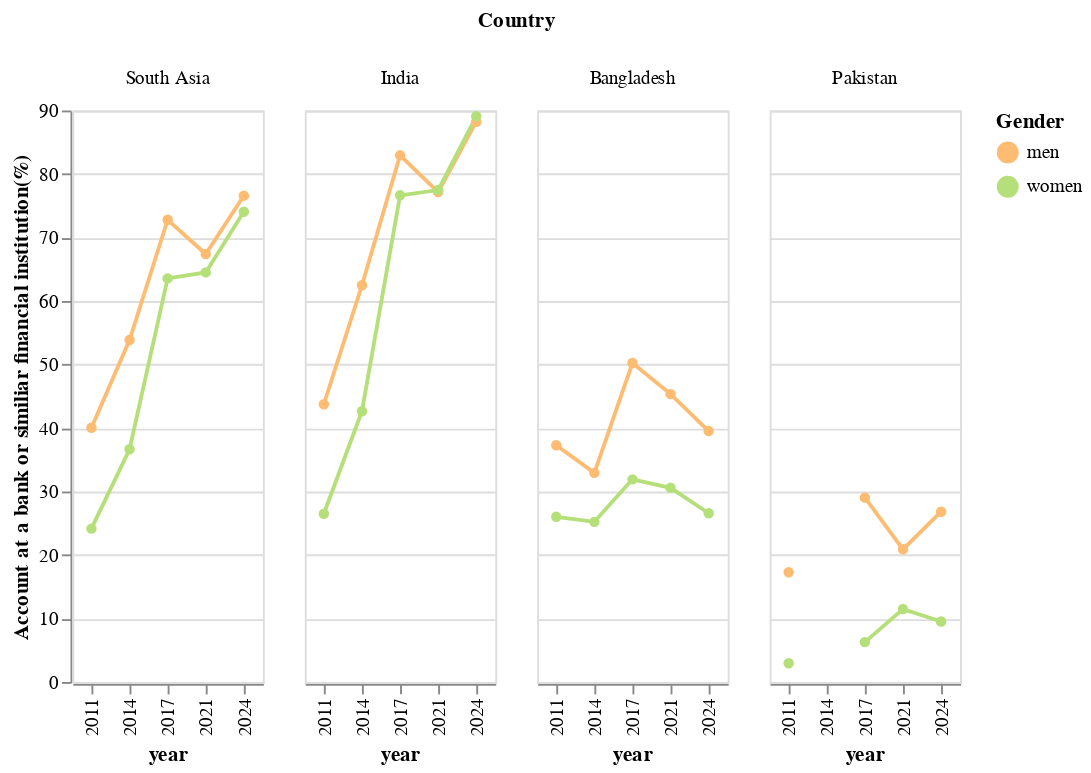

Notebook code for this chart:
### Code cell
def account_owenership_gender_gaps(df):
    gender_df = df.filter(pl.col('group') == 'gender')
    account_gender_gap = alt.Chart(gender_df).mark_line(point = True).encode(
        x = 'year:N', 
        y = alt.Y('fiaccount_t_d:Q',title = 'Account at a bank or similiar financial institution(%)'),
        color = alt.Color('group2').scale(scheme = 'redyellowgreen').title('Gender'), 
        column = alt.Column('countrynewwb', title = 'Country', sort = south_asia_countries)
        
    )
    return account_gender_gap
account_owenership_gender_gaps(filter_south_asia(process_data(), True))

### Figure 1 — Vega-Lite specification as saved in the notebook (floating-point values rounded to 4 significant figures)
{"config": {"view": {"continuousWidth": 300, "continuousHeight": 300}}, "data": {"name": "data-d12b8e5ba46113a48613a920994e3840"}, "mark": {"type": "line", "point": true}, "encoding": {"color": {"field": "group2", "scale": {"scheme": "redyellowgreen"}, "title": "Gender", "type": "nominal"}, "column": {"field": "countrynewwb", "sort": ["South Asia", "India", "Bangladesh", "Pakistan"], "title": "Country", "type": "nominal"}, "x": {"field": "year", "type": "nominal"}, "y": {"field": "fiaccount_t_d", "title": "Account at a bank or similiar financial institution(%)", "type": "quantitative"}}, "$schema": "https://vega.github.io/schema/vega-lite/v5.20.1.json", "datasets": {"data-d12b8e5ba46113a48613a920994e3840": [{"countrynewwb": "Bangladesh", "codewb": "BGD", "year": 2011, "pop_adult": "100376575", "regionwb24_hi": "South Asia (excluding high income)", "incomegroupwb24": "Lower middle income", "group": "gender", "group2": "men", "account_t_d": 37.29, "fiaccount_t_d": 37.29, "mobileaccount_t_d": null, "fin11a": null, "fin11b": null, "fin11c": null, "fin11f": null, "fin11d": null, "fin11e": null, "fin14a": null, "fin14b": null, "fin14c": null, "fin14d": null, "fin26a": null, "fin26b": null, "fin27a": null, "g20_made": null, "fin17f": null, "fin17a_17a1_d": 18.09, "fin17a": 18.09, "fin17b": null, "fin17c": null, "fin24aSD_ND": null}, {"countrynewwb": "Bangladesh", "codewb": "BGD", "year": 2011, "pop_adult": "100376575", "regionwb24_hi": "South Asia (excluding high income)", "incomegroupwb24": "Lower middle income", "group": "gender", "group2": "women", "account_t_d": 26.01, "fiaccount_t_d": 26.01, "mobileaccount_t_d": null, "fin11a": null, "fin11b": null, "fin11c": null, "fin11f": null, "fin11d": null, "fin11e": null, "fin14a": null, "fin14b": null, "fin14c": null, "fin14d": null, "fin26a": null, "fin26b": null, "fin27a": null, "g20_made": null, "fin17f": null, "fin17a_17a1_d": 15.13, "fin17a": 15.13, "fin17b": null, "fin17c": null, "fin24aSD_ND": null}, {"countrynewwb": "India", "codewb": "IND", "year": 2011, "pop_adult": "853745004", "regionwb24_hi": "South Asia (excluding high income)", "incomegroupwb24": "Lower middle income", "group": "gender", "group2": "men", "account_t_d": 43.74, "fiaccount_t_d": 43.74, "mobileaccount_t_d": null, "fin11a": null, "fin11b": null, "fin11c": null, "fin11f": null, "fin11d": null, "fin11e": null, "fin14a": null, "fin14b": null, "fin14c": null, "fin14d": null, "fin26a": null, "fin26b": null, "fin27a": null, "g20_made": null, "fin17f": null, "fin17a_17a1_d": 15.99, "fin17a": 15.99, "fin17b": null, "fin17c": null, "fin24aSD_ND": null}, {"countrynewwb": "India", "codewb": "IND", "year": 2011, "pop_adult": "853745004", "regionwb24_hi": "South Asia (excluding high income)", "incomegroupwb24": "Lower middle income", "group": "gender", "group2": "women", "account_t_d": 26.49, "fiaccount_t_d": 26.49, "mobileaccount_t_d": null, "fin11a": null, "fin11b": null, "fin11c": null, "fin11f": null, "fin11d": null, "fin11e": null, "fin14a": null, "fin14b": null, "fin14c": null, "fin14d": null, "fin26a": null, "fin26b": null, "fin27a": null, "g20_made": null, "fin17f": null, "fin17a_17a1_d": 7.096, "fin17a": 7.096, "fin17b": null, "fin17c": null, "fin24aSD_ND": null}, {"countrynewwb": "Pakistan", "codewb": "PAK", "year": 2011, "pop_adult": "120857470", "regionwb24_hi": "South Asia (excluding high income)", "incomegroupwb24": "Lower middle income", "group": "gender", "group2": "men", "account_t_d": 17.28, "fiaccount_t_d": 17.28, "mobileaccount_t_d": null, "fin11a": null, "fin11b": null, "fin11c": null, "fin11f": null, "fin11d": null, "fin11e": null, "fin14a": null, "fin14b": null, "fin14c": null, "fin14d": null, "fin26a": null, "fin26b": null, "fin27a": null, "g20_made": null, "fin17f": null, "fin17a_17a1_d": null, "fin17a": null, "fin17b": null, "fin17c": null, "fin24aSD_ND": null}, {"countrynewwb": "Pakistan", "codewb": "PAK", "year": 2011, "pop_adult": "120857470", "regionwb24_hi": "South Asia (excluding high income)", "incomegroupwb24": "Lower middle income", "group": "gender", "group2": "women", "account_t_d": 2.954, "fiaccount_t_d": 2.954, "mobileaccount_t_d": null, "fin11a": null, "fin11b": null, "fin11c": null, "fin11f": null, "fin11d": null, "fin11e": null, "fin14a": null, "fin14b": null, "fin14c": null, "fin14d": null, "fin26a": null, "fin26b": null, "fin27a": null, "g20_made": null, "fin17f": null, "fin17a_17a1_d": null, "fin17a": null, "fin17b": null, "fin17c": null, "fin24aSD_ND": null}, {"countrynewwb": "Bangladesh", "codewb": "BGD", "year": 2014, "pop_adult": "105778630", "regionwb24_hi": "South Asia (excluding high income)", "incomegroupwb24": "Lower middle income", "group": "gender", "group2": "men", "account_t_d": 35.37, "fiaccount_t_d": 32.93, "mobileaccount_t_d": null, "fin11a": null, "fin11b": null, "fin11c": null, "fin11f": null, "fin11d": null, "fin11e": null, "fin14a": null, "fin14b": null, "fin14c": null, "fin14d": null, "fin26a": null, "fin26b": null, "fin27a": null, "g20_made": null, "fin17f": null, "fin17a_17a1_d": null, "fin17a": null, "fin17b": null, "fin17c": null, "fin24aSD_ND": null}, {"countrynewwb": "Bangladesh", "codewb": "BGD", "year": 2014, "pop_adult": "105778630", "regionwb24_hi": "South Asia (excluding high income)", "incomegroupwb24": "Lower middle income", "group": "gender", "group2": "women", "account_t_d": 26.45, "fiaccount_t_d": 25.22, "mobileaccount_t_d": null, "fin11a": null, "fin11b": null, "fin11c": null, "fin11f": null, "fin11d": null, "fin11e": null, "fin14a": null, "fin14b": null, "fin14c": null, "fin14d": null, "fin26a": null, "fin26b": null, "fin27a": null, "g20_made": null, "fin17f": null, "fin17a_17a1_d": null, "fin17a": null, "fin17b": null, "fin17c": null, "fin24aSD_ND": null}, {"countrynewwb": "India", "codewb": "IND", "year": 2014, "pop_adult": "907853291", "regionwb24_hi": "South Asia (excluding high income)", "incomegroupwb24": "Lower middle income", "group": "gender", "group2": "men", "account_t_d": 62.76, "fiaccount_t_d": 62.47, "mobileaccount_t_d": null, "fin11a": null, "fin11b": null, "fin11c": null, "fin11f": null, "fin11d": null, "fin11e": null, "fin14a": null, "fin14b": null, "fin14c": null, "fin14d": null, "fin26a": null, "fin26b": null, "fin27a": null, "g20_made": 23.28, "fin17f": null, "fin17a_17a1_d": 18.43, "fin17a": 18.43, "fin17b": null, "fin17c": null, "fin24aSD_ND": null}, {"countrynewwb": "India", "codewb": "IND", "year": 2014, "pop_adult": "907853291", "regionwb24_hi": "South Asia (excluding high income)", "incomegroupwb24": "Lower middle income", "group": "gender", "group2": "women", "account_t_d": 43.13, "fiaccount_t_d": 42.64, "mobileaccount_t_d": null, "fin11a": null, "fin11b": null, "fin11c": null, "fin11f": null, "fin11d": null, "fin11e": null, "fin14a": null, "fin14b": null, "fin14c": null, "fin14d": null, "fin26a": null, "fin26b": null, "fin27a": null, "g20_made": 7.865, "fin17f": null, "fin17a_17a1_d": 10.13, "fin17a": 10.13, "fin17b": null, "fin17c": null, "fin24aSD_ND": null}, {"countrynewwb": "Pakistan", "codewb": "PAK", "year": 2014, "pop_adult": "128875593", "regionwb24_hi": "South Asia (excluding high income)", "incomegroupwb24": "Lower middle income", "group": "gender", "group2": "men", "account_t_d": 20.97, "fiaccount_t_d": null, "mobileaccount_t_d": null, "fin11a": null, "fin11b": null, "fin11c": null, "fin11f": null, "fin11d": null, "fin11e": null, "fin14a": null, "fin14b": null, "fin14c": null, "fin14d": null, "fin26a": null, "fin26b": null, "fin27a": null, "g20_made": null, "fin17f": null, "fin17a_17a1_d": null, "fin17a": null, "fin17b": null, "fin17c": 15.91, "fin24aSD_ND": null}, {"countrynewwb": "Pakistan", "codewb": "PAK", "year": 2014, "pop_adult": "128875593", "regionwb24_hi": "South Asia (excluding high income)", "incomegroupwb24": "Lower middle income", "group": "gender", "group2": "women", "account_t_d": 4.844, "fiaccount_t_d": null, "mobileaccount_t_d": null, "fin11a": null, "fin11b": null, "fin11c": null, "fin11f": null, "fin11d": null, "fin11e": null, "fin14a": null, "fin14b": null, "fin14c": null, "fin14d": null, "fin26a": null, "fin26b": null, "fin27a": null, "g20_made": null, "fin17f": null, "fin17a_17a1_d": null, "fin17a": null, "fin17b": null, "fin17c": 6.742, "fin24aSD_ND": null}, {"countrynewwb": "Bangladesh", "codewb": "BGD", "year": 2017, "pop_adult": "111658076", "regionwb24_hi": "South Asia (excluding high income)", "incomegroupwb24": "Lower middle income", "group": "gender", "group2": "men", "account_t_d": 64.59, "fiaccount_t_d": 50.24, "mobileaccount_t_d": 32.47, "fin11a": null, "fin11b": null, "fin11c": null, "fin11f": null, "fin11d": null, "fin11e": null, "fin14a": null, "fin14b": null, "fin14c": null, "fin14d": null, "fin26a": null, "fin26b": null, "fin27a": null, "g20_made": 43.28, "fin17f": null, "fin17a_17a1_d": null, "fin17a": null, "fin17b": null, "fin17c": 11.58, "fin24aSD_ND": null}, {"countrynewwb": "Bangladesh", "codewb": "BGD", "year": 2017, "pop_adult": "111658076", "regionwb24_hi": "South Asia (excluding high income)", "incomegroupwb24": "Lower middle income", "group": "gender", "group2": "women", "account_t_d": 35.84, "fiaccount_t_d": 31.91, "mobileaccount_t_d": 10.27, "fin11a": null, "fin11b": null, "fin11c": null, "fin11f": null, "fin11d": null, "fin11e": null, "fin14a": null, "fin14b": null, "fin14c": null, "fin14d": null, "fin26a": null, "fin26b": null, "fin27a": null, "g20_made": 17.28, "fin17f": null, "fin17a_17a1_d": null, "fin17a": null, "fin17b": null, "fin17c": 11.84, "fin24aSD_ND": null}, {"countrynewwb": "India", "codewb": "IND", "year": 2017, "pop_adult": "962463650", "regionwb24_hi": "South Asia (excluding high income)", "incomegroupwb24": "Lower middle income", "group": "gender", "group2": "men", "account_t_d": 83.01, "fiaccount_t_d": 82.94, "mobileaccount_t_d": null, "fin11a": null, "fin11b": null, "fin11c": null, "fin11f": null, "fin11d": null, "fin11e": null, "fin14a": null, "fin14b": null, "fin14c": null, "fin14d": null, "fin26a": null, "fin26b": null, "fin27a": null, "g20_made": 26.22, "fin17f": null, "fin17a_17a1_d": 22.42, "fin17a": 22.42, "fin17b": null, "fin17c": null, "fin24aSD_ND": null}, {"countrynewwb": "India", "codewb": "IND", "year": 2017, "pop_adult": "962463650", "regionwb24_hi": "South Asia (excluding high income)", "incomegroupwb24": "Lower middle income", "group": "gender", "group2": "women", "account_t_d": 76.64, "fiaccount_t_d": 76.64, "mobileaccount_t_d": null, "fin11a": null, "fin11b": null, "fin11c": null, "fin11f": null, "fin11d": null, "fin11e": null, "fin14a": null, "fin14b": null, "fin14c": null, "fin14d": null, "fin26a": null, "fin26b": null, "fin27a": null, "g20_made": 13.52, "fin17f": null, "fin17a_17a1_d": 16.69, "fin17a": 16.69, "fin17b": null, "fin17c": null, "fin24aSD_ND": null}, {"countrynewwb": "Pakistan", "codewb": "PAK", "year": 2017, "pop_adult": "135055510", "regionwb24_hi": "South Asia (excluding high income)", "incomegroupwb24": "Lower middle income", "group": "gender", "group2": "men", "account_t_d": 34.61, "fiaccount_t_d": 29.03, "mobileaccount_t_d": null, "fin11a": null, "fin11b": null, "fin11c": null, "fin11f": null, "fin11d": null, "fin11e": null, "fin14a": null, "fin14b": null, "fin14c": null, "fin14d": null, "fin26a": null, "fin26b": null, "fin27a": null, "g20_made": 23.48, "fin17f": null, "fin17a_17a1_d": null, "fin17a": null, "fin17b": null, "fin17c": 25.6, "fin24aSD_ND": null}, {"countrynewwb": "Pakistan", "codewb": "PAK", "year": 2017, "pop_adult": "135055510", "regionwb24_hi": "South Asia (excluding high income)", "incomegroupwb24": "Lower middle income", "group": "gender", "group2": "women", "account_t_d": 7.025, "fiaccount_t_d": 6.282, "mobileaccount_t_d": null, "fin11a": null, "fin11b": null, "fin11c": null, "fin11f": null, "fin11d": null, "fin11e": null, "fin14a": null, "fin14b": null, "fin14c": null, "fin14d": null, "fin26a": null, "fin26b": null, "fin27a": null, "g20_made": 4.5, "fin17f": null, "fin17a_17a1_d": null, "fin17a": null, "fin17b": null, "fin17c": 16.31, "fin24aSD_ND": null}, {"countrynewwb": "Bangladesh", "codewb": "BGD", "year": 2021, "pop_adult": "117641793", "regionwb24_hi": "South Asia (excluding high income)", "incomegroupwb24": "Lower middle income", "group": "gender", "group2": "men", "account_t_d": 62.86, "fiaccount_t_d": 45.33, "mobileaccount_t_d": 38.39, "fin11a": null, "fin11b": null, "fin11c": null, "fin11f": null, "fin11d": null, "fin11e": null, "fin14a": null, "fin14b": null, "fin14c": null, "fin14d": null, "fin26a": 16.77, "fin26b": null, "fin27a": null, "g20_made": 54.06, "fin17f": null, "fin17a_17a1_d": null, "fin17a": null, "fin17b": null, "fin17c": null, "fin24aSD_ND": 48.29}, {"countrynewwb": "Bangladesh", "codewb": "BGD", "year": 2021, "pop_adult": "117641793", "regionwb24_hi": "South Asia (excluding high income)", "incomegroupwb24": "Lower middle income", "group": "gender", "group2": "women", "account_t_d": 43.46, "fiaccount_t_d": 30.58, "mobileaccount_t_d": 20.28, "fin11a": null, "fin11b": null, "fin11c": null, "fin11f": null, "fin11d": null, "fin11e": null, "fin14a": null, "fin14b": null, "fin14c": null, "fin14d": null, "fin26a": 4.718, "fin26b": null, "fin27a": null, "g20_made": 28.04, "fin17f": null, "fin17a_17a1_d": null, "fin17a": null, "fin17b": null, "fin17c": null, "fin24aSD_ND": 27.68}, {"countrynewwb": "India", "codewb": "IND", "year": 2021, "pop_adult": "1033092817", "regionwb24_hi": "South Asia (excluding high income)", "incomegroupwb24": "Lower middle income", "group": "gender", "group2": "men", "account_t_d": 77.51, "fiaccount_t_d": 77.15, "mobileaccount_t_d": 15.41, "fin11a": null, "fin11b": null, "fin11c": null, "fin11f": null, "fin11d": null, "fin11e": null, "fin14a": null, "fin14b": null, "fin14c": null, "fin14d": null, "fin26a": null, "fin26b": null, "fin27a": null, "g20_made": 32.86, "fin17f": null, "fin17a_17a1_d": 15.35, "fin17a": 13.48, "fin17b": null, "fin17c": null, "fin24aSD_ND": 38.21}, {"countrynewwb": "India", "codewb": "IND", "year": 2021, "pop_adult": "1033092817", "regionwb24_hi": "South Asia (excluding high income)", "incomegroupwb24": "Lower middle income", "group": "gender", "group2": "women", "account_t_d": 77.55, "fiaccount_t_d": 77.47, "mobileaccount_t_d": 5.116, "fin11a": null, "fin11b": null, "fin11c": null, "fin11f": null, "fin11d": null, "fin11e": null, "fin14a": null, "fin14b": null, "fin14c": null, "fin14d": null, "fin26a": null, "fin26b": null, "fin27a": null, "g20_made": 15.08, "fin17f": null, "fin17a_17a1_d": 12.74, "fin17a": 11.97, "fin17b": null, "fin17c": null, "fin24aSD_ND": 23.85}, {"countrynewwb": "Pakistan", "codewb": "PAK", "year": 2021, "pop_adult": "146030491", "regionwb24_hi": "South Asia (excluding high income)", "incomegroupwb24": "Lower middle income", "group": "gender", "group2": "men", "account_t_d": 28.18, "fiaccount_t_d": 20.9, "mobileaccount_t_d": null, "fin11a": null, "fin11b": null, "fin11c": null, "fin11f": null, "fin11d": null, "fin11e": null, "fin14a": null, "fin14b": null, "fin14c": null, "fin14d": null, "fin26a": null, "fin26b": null, "fin27a": null, "g20_made": 19.18, "fin17f": null, "fin17a_17a1_d": null, "fin17a": null, "fin17b": null, "fin17c": null, "fin24aSD_ND": 36.25}, {"countrynewwb": "Pakistan", "codewb": "PAK", "year": 2021, "pop_adult": "146030491", "regionwb24_hi": "South Asia (excluding high income)", "incomegroupwb24": "Lower middle income", "group": "gender", "group2": "women", "account_t_d": 13.48, "fiaccount_t_d": 11.48, "mobileaccount_t_d": null, "fin11a": null, "fin11b": null, "fin11c": null, "fin11f": null, "fin11d": null, "fin11e": null, "fin14a": null, "fin14b": null, "fin14c": null, "fin14d": null, "fin26a": null, "fin26b": null, "fin27a": null, "g20_made": 10.38, "fin17f": null, "fin17a_17a1_d": null, "fin17a": null, "fin17b": null, "fin17c": null, "fin24aSD_ND": 23.38}, {"countrynewwb": "Bangladesh", "codewb": "BGD", "year": 2024, "pop_adult": "122837439", "regionwb24_hi": "South Asia (excluding high income)", "incomegroupwb24": "Lower middle income", "group": "gender", "group2": "men", "account_t_d": 53.51, "fiaccount_t_d": 39.51, "mobileaccount_t_d": 27.2, "fin11a": null, "fin11b": 13.42, "fin11c": null, "fin11f": null, "fin11d": 50.47, "fin11e": 9.252, "fin14a": null, "fin14b": null, "fin14c": null, "fin14d": 36.21, "fin26a": null, "fin26b": null, "fin27a": null, "g20_made": 39.86, "fin17f": null, "fin17a_17a1_d": 11.87, "fin17a": null, "fin17b": null, "fin17c": null, "fin24aSD_ND": 39.04}, {"countrynewwb": "Bangladesh", "codewb": "BGD", "year": 2024, "pop_adult": "122837439", "regionwb24_hi": "South Asia (excluding high income)", "incomegroupwb24": "Lower middle income", "group": "gender", "group2": "women", "account_t_d": 33.35, "fiaccount_t_d": 26.57, "mobileaccount_t_d": 14.52, "fin11a": null, "fin11b": 10.53, "fin11c": null, "fin11f": null, "fin11d": 58.77, "fin11e": 14.77, "fin14a": null, "fin14b": null, "fin14c": null, "fin14d": 47.72, "fin26a": null, "fin26b": null, "fin27a": null, "g20_made": 16.74, "fin17f": null, "fin17a_17a1_d": 9.408, "fin17a": null, "fin17b": null, "fin17c": null, "fin24aSD_ND": 32.63}, {"countrynewwb": "India", "codewb": "IND", "year": 2024, "pop_adult": "1077731602", "regionwb24_hi": "South Asia (excluding high income)", "incomegroupwb24": "Lower middle income", "group": "gender", "group2": "men", "account_t_d": 88.81, "fiaccount_t_d": 88.23, "mobileaccount_t_d": 31.82, "fin11a": null, "fin11b": null, "fin11c": null, "fin11f": null, "fin11d": null, "fin11e": null, "fin14a": null, "fin14b": null, "fin14c": null, "fin14d": null, "fin26a": 19.94, "fin26b": 20.92, "fin27a": null, "g20_made": 37.89, "fin17f": null, "fin17a_17a1_d": 31.09, "fin17a": 26.38, "fin17b": 15.01, "fin17c": 11.58, "fin24aSD_ND": 37.45}, {"countrynewwb": "India", "codewb": "IND", "year": 2024, "pop_adult": "1077731602", "regionwb24_hi": "South Asia (excluding high income)", "incomegroupwb24": "Lower middle income", "group": "gender", "group2": "women", "account_t_d": 89.25, "fiaccount_t_d": 89.09, "mobileaccount_t_d": 14.23, "fin11a": null, "fin11b": null, "fin11c": null, "fin11f": null, "fin11d": null, "fin11e": null, "fin14a": null, "fin14b": null, "fin14c": null, "fin14d": null, "fin26a": 10.31, "fin26b": 11.42, "fin27a": null, "g20_made": 20.61, "fin17f": null, "fin17a_17a1_d": 22.81, "fin17a": 21.27, "fin17b": 6.768, "fin17c": 14.61, "fin24aSD_ND": 22.64}, {"countrynewwb": "Pakistan", "codewb": "PAK", "year": 2024, "pop_adult": "155833628", "regionwb24_hi": "South Asia (excluding high income)", "incomegroupwb24": "Lower middle income", "group": "gender", "group2": "men", "account_t_d": 42.29, "fiaccount_t_d": 26.81, "mobileaccount_t_d": 32.19, "fin11a": 24.41, "fin11b": 35.32, "fin11c": 19.94, "fin11f": 14.38, "fin11d": 46.33, "fin11e": 10.05, "fin14a": 14.7, "fin14b": 32.24, "fin14c": 17.3, "fin14d": 38.05, "fin26a": null, "fin26b": null, "fin27a": null, "g20_made": 35.69, "fin17f": null, "fin17a_17a1_d": 21.76, "fin17a": null, "fin17b": null, "fin17c": 23.76, "fin24aSD_ND": 47.84}, {"countrynewwb": "Pakistan", "codewb": "PAK", "year": 2024, "pop_adult": "155833628", "regionwb24_hi": "South Asia (excluding high income)", "incomegroupwb24": "Lower middle income", "group": "gender", "group2": "women", "account_t_d": 11.91, "fiaccount_t_d": 9.528, "mobileaccount_t_d": 4.169, "fin11a": 27.58, "fin11b": 44.09, "fin11c": 22.91, "fin11f": 19.76, "fin11d": 57.98, "fin11e": 15.89, "fin14a": 20.82, "fin14b": 38.15, "fin14c": 19.01, "fin14d": 56.79, "fin26a": null, "fin26b": null, "fin27a": null, "g20_made": 4.374, "fin17f": null, "fin17a_17a1_d": 3.329, "fin17a": null, "fin17b": null, "fin17c": 9.557, "fin24aSD_ND": 18.19}, {"countrynewwb": "South Asia", "codewb": "SAS", "year": 2011, "pop_adult": "NA", "regionwb24_hi": "NA", "incomegroupwb24": "NA", "group": "gender", "group2": "men", "account_t_d": 40.04, "fiaccount_t_d": 40.04, "mobileaccount_t_d": null, "fin11a": null, "fin11b": null, "fin11c": null, "fin11f": null, "fin11d": null, "fin11e": null, "fin14a": null, "fin14b": null, "fin14c": null, "fin14d": null, "fin26a": null, "fin26b": null, "fin27a": null, "g20_made": null, "fin17f": null, "fin17a_17a1_d": 14.66, "fin17a": 14.66, "fin17b": null, "fin17c": null, "fin24aSD_ND": null}, {"countrynewwb": "South Asia", "codewb": "SAS", "year": 2011, "pop_adult": "NA", "regionwb24_hi": "NA", "incomegroupwb24": "NA", "group": "gender", "group2": "women", "account_t_d": 24.16, "fiaccount_t_d": 24.16, "mobileaccount_t_d": null, "fin11a": null, "fin11b": null, "fin11c": null, "fin11f": null, "fin11d": null, "fin11e": null, "fin14a": null, "fin14b": null, "fin14c": null, "fin14d": null, "fin26a": null, "fin26b": null, "fin27a": null, "g20_made": null, "fin17f": null, "fin17a_17a1_d": 7.333, "fin17a": 7.333, "fin17b": null, "fin17c": null, "fin24aSD_ND": null}, {"countrynewwb": "South Asia", "codewb": "SAS", "year": 2014, "pop_adult": "NA", "regionwb24_hi": "NA", "incomegroupwb24": "NA", "group": "gender", "group2": "men", "account_t_d": 55.02, "fiaccount_t_d": 53.85, "mobileaccount_t_d": null, "fin11a": null, "fin11b": null, "fin11c": null, "fin11f": null, "fin11d": null, "fin11e": null, "fin14a": null, "fin14b": null, "fin14c": null, "fin14d": null, "fin26a": null, "fin26b": null, "fin27a": null, "g20_made": 20.09, "fin17f": null, "fin17a_17a1_d": 16.1, "fin17a": 16.1, "fin17b": null, "fin17c": null, "fin24aSD_ND": null}, {"countrynewwb": "South Asia", "codewb": "SAS", "year": 2014, "pop_adult": "NA", "regionwb24_hi": "NA", "incomegroupwb24": "NA", "group": "gender", "group2": "women", "account_t_d": 37.32, "fiaccount_t_d": 36.65, "mobileaccount_t_d": null, "fin11a": null, "fin11b": null, "fin11c": null, "fin11f": null, "fin11d": null, "fin11e": null, "fin14a": null, "fin14b": null, "fin14c": null, "fin14d": null, "fin26a": null, "fin26b": null, "fin27a": null, "g20_made": 6.636, "fin17f": null, "fin17a_17a1_d": 9.077, "fin17a": 9.077, "fin17b": null, "fin17c": null, "fin24aSD_ND": null}, {"countrynewwb": "South Asia", "codewb": "SAS", "year": 2017, "pop_adult": "NA", "regionwb24_hi": "NA", "incomegroupwb24": "NA", "group": "gender", "group2": "men", "account_t_d": 74.69, "fiaccount_t_d": 72.79, "mobileaccount_t_d": null, "fin11a": null, "fin11b": null, "fin11c": null, "fin11f": null, "fin11d": null, "fin11e": null, "fin14a": null, "fin14b": null, "fin14c": null, "fin14d": null, "fin26a": null, "fin26b": null, "fin27a": null, "g20_made": 27.07, "fin17f": null, "fin17a_17a1_d": 19.77, "fin17a": 19.77, "fin17b": null, "fin17c": 10.36, "fin24aSD_ND": null}, {"countrynewwb": "South Asia", "codewb": "SAS", "year": 2017, "pop_adult": "NA", "regionwb24_hi": "NA", "incomegroupwb24": "NA", "group": "gender", "group2": "women", "account_t_d": 64.0, "fiaccount_t_d": 63.56, "mobileaccount_t_d": null, "fin11a": null, "fin11b": null, "fin11c": null, "fin11f": null, "fin11d": null, "fin11e": null, "fin14a": null, "fin14b": null, "fin14c": null, "fin14d": null, "fin26a": null, "fin26b": null, "fin27a": null, "g20_made": 12.94, "fin17f": null, "fin17a_17a1_d": 14.46, "fin17a": 14.46, "fin17b": null, "fin17c": 10.13, "fin24aSD_ND": null}, {"countrynewwb": "South Asia", "codewb": "SAS", "year": 2021, "pop_adult": "NA", "regionwb24_hi": "NA", "incomegroupwb24": "NA", "group": "gender", "group2": "men", "account_t_d": 69.92, "fiaccount_t_d": 67.39, "mobileaccount_t_d": 16.66, "fin11a": null, "fin11b": null, "fin11c": null, "fin11f": null, "fin11d": null, "fin11e": null, "fin14a": null, "fin14b": null, "fin14c": null, "fin14d": null, "fin26a": null, "fin26b": null, "fin27a": null, "g20_made": 32.78, "fin17f": null, "fin17a_17a1_d": 13.79, "fin17a": 12.14, "fin17b": null, "fin17c": null, "fin24aSD_ND": 39.49}, {"countrynewwb": "South Asia", "codewb": "SAS", "year": 2021, "pop_adult": "NA", "regionwb24_hi": "NA", "incomegroupwb24": "NA", "group": "gender", "group2": "women", "account_t_d": 65.97, "fiaccount_t_d": 64.5, "mobileaccount_t_d": 6.13, "fin11a": null, "fin11b": null, "fin11c": null, "fin11f": null, "fin11d": null, "fin11e": null, "fin14a": null, "fin14b": null, "fin14c": null, "fin14d": null, "fin26a": null, "fin26b": null, "fin27a": null, "g20_made": 15.83, "fin17f": null, "fin17a_17a1_d": 10.86, "fin17a": 10.16, "fin17b": null, "fin17c": null, "fin24aSD_ND": 25.01}, {"countrynewwb": "South Asia", "codewb": "SAS", "year": 2024, "pop_adult": "NA", "regionwb24_hi": "NA", "incomegroupwb24": "NA", "group": "gender", "group2": "men", "account_t_d": 80.05, "fiaccount_t_d": 76.59, "mobileaccount_t_d": 30.94, "fin11a": null, "fin11b": 9.392, "fin11c": null, "fin11f": null, "fin11d": 15.56, "fin11e": null, "fin14a": null, "fin14b": null, "fin14c": null, "fin14d": null, "fin26a": 18.81, "fin26b": 17.95, "fin27a": null, "g20_made": 37.56, "fin17f": null, "fin17a_17a1_d": 28.18, "fin17a": 23.28, "fin17b": null, "fin17c": 12.54, "fin24aSD_ND": 39.08}, {"countrynewwb": "South Asia", "codewb": "SAS", "year": 2024, "pop_adult": "NA", "regionwb24_hi": "NA", "incomegroupwb24": "NA", "group": "gender", "group2": "women", "account_t_d": 75.06, "fiaccount_t_d": 74.04, "mobileaccount_t_d": 12.82, "fin11a": null, "fin11b": 11.3, "fin11c": null, "fin11f": null, "fin11d": 17.36, "fin11e": null, "fin14a": null, "fin14b": null, "fin14c": null, "fin14d": null, "fin26a": 8.45, "fin26b": 9.613, "fin27a": null, "g20_made": 18.35, "fin17f": null, "fin17a_17a1_d": 19.38, "fin17a": 17.99, "fin17b": null, "fin17c": 13.65, "fin24aSD_ND": 23.59}]}}
